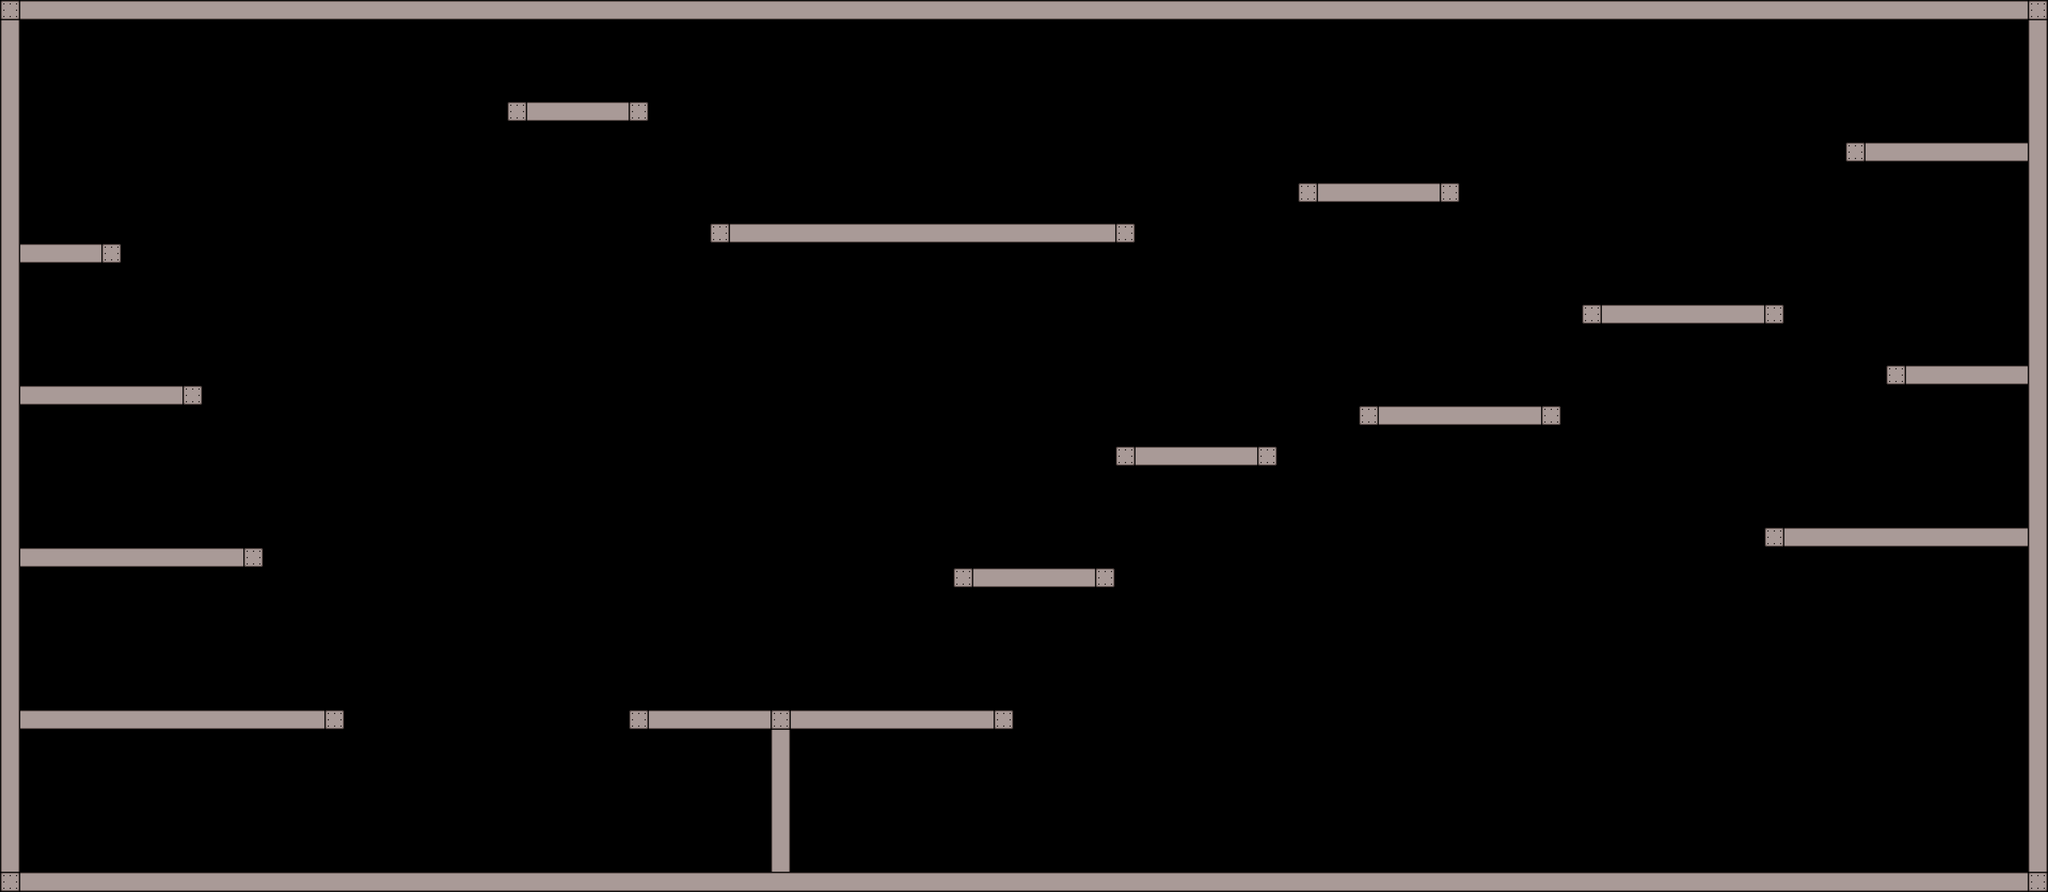

Rendered tile map (Tiled .tmx) drawn with the repository's tilesets; below, a short description and the map source with its tile grids summarised:
An orthogonal 101x44 tile map with 32x32 px tiles, 1 tile layer (Tile Layer 1), 2 tilesets and 20 objects.

<map version="1.0" orientation="orthogonal" renderorder="right-down" width="101" height="44" tilewidth="32" tileheight="32" nextobjectid="21">
 <tileset firstgid="1" name="Tileset" tilewidth="32" tileheight="32">
  <image source="Tileset.png" width="128" height="128" />
 </tileset>
 <tileset firstgid="17" name="Arctic" tilewidth="32" tileheight="32">
  <image source="bkg_arctic_tileset.png" width="256" height="192" />
 </tileset>
 <layer name="Tile Layer 1" width="101" height="44">
  <data>[4444 cells, 455 non-empty, 3 distinct tile ids]</data>
 </layer>
 <objectgroup name="Collision">
  <object id="1" x="4" y="0" width="3228" height="32" />
  <object id="2" x="799.636" y="160.242" width="225.697" height="30.303" />
  <object id="3" x="1118.67" y="351.515" width="672.667" height="33.3333" />
  <object id="4" x="-3.0303" y="30.6667" width="33.3333" height="1372.36" />
  <object id="5" x="2048.85" y="288" width="255.818" height="32" />
  <object id="6" x="3200" y="28.6667" width="33.3333" height="1380.42" />
  <object id="7" x="30" y="1375.76" width="3170.67" height="33.3333" />
  <object id="8" x="31.0303" y="381.818" width="161.636" height="34.8485" />
  <object id="9" x="31.697" y="1120.18" width="512.303" height="33.3333" />
  <object id="10" x="30" y="863.939" width="386" height="33.3333" />
  <object id="11" x="2911.33" y="224.242" width="289.333" height="30.4242" />
  <object id="12" x="2976" y="574.727" width="223.697" height="33.3333" />
  <object id="13" x="992" y="1118" width="608" height="35.3333" />
  <object id="14" x="1503.03" y="896.97" width="256.303" height="30.3636" />
  <object id="15" x="2496" y="478.788" width="319.152" height="32.5455" />
  <object id="16" x="1760.97" y="702" width="254.545" height="34.3636" />
  <object id="17" x="2143.45" y="640.727" width="321.212" height="30.303" />
  <object id="18" x="2784.85" y="830" width="415.152" height="34" />
  <object id="19" x="32.3636" y="608.788" width="287.879" height="30.303" />
  <object id="20" x="1217.33" y="1153.33" width="28.6667" height="224" />
 </objectgroup>
</map>
